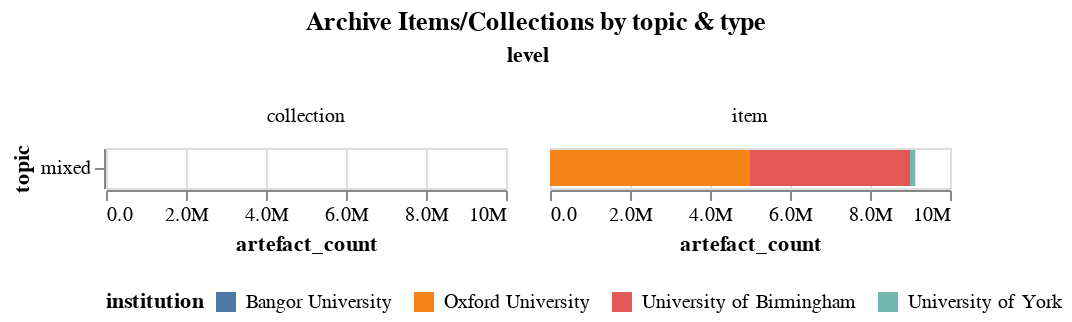

Write notebook code for a chart like this one.
### Code cell
title = alt.TitleParams('Archive Items/Collections by topic & type', anchor='middle')
alt.Chart(archive_artefacts_df,title=title).mark_bar().encode(
        alt.Color('institution:N').legend(orient="bottom", columns=4, titleOrient="left"),
    x='artefact_count:Q',
    tooltip='institution',
    y='topic:N',
    column='level'
).properties(width=200).configure(numberFormat='.2s')

### Figure 1 — Vega-Lite specification as saved in the notebook (floating-point values rounded to 4 significant figures)
{"config": {"view": {"continuousWidth": 300, "continuousHeight": 300}, "numberFormat": ".2s"}, "data": {"name": "data-2bea168b8a82b140718ec268ae905cc1"}, "mark": {"type": "bar"}, "encoding": {"color": {"field": "institution", "legend": {"orient": "bottom", "columns": 4, "titleOrient": "left"}, "type": "nominal"}, "column": {"field": "level", "type": "nominal"}, "tooltip": {"field": "institution", "type": "nominal"}, "x": {"field": "artefact_count", "type": "quantitative"}, "y": {"field": "topic", "type": "nominal"}}, "title": {"text": "Archive Items/Collections by topic & type", "anchor": "middle"}, "width": 200, "$schema": "https://vega.github.io/schema/vega-lite/v5.17.0.json", "datasets": {"data-2bea168b8a82b140718ec268ae905cc1": [{"institution": "Oxford University", "sector": "archive", "institution_type": "university", "topic": "mixed", "type": "archive", "level": "item", "precision": "estimate", "artefact_count": 5000000}, {"institution": "Bangor University", "sector": "archive", "institution_type": "university", "topic": "mixed", "type": "archive", "level": "collection", "precision": "estimate", "artefact_count": 98}, {"institution": "University of York", "sector": "archive", "institution_type": "university", "topic": "mixed", "type": "archive", "level": "item", "precision": "estimate", "artefact_count": 132370}, {"institution": "University of Birmingham", "sector": "archive", "institution_type": "university", "topic": "mixed", "type": "archive", "level": "item", "precision": "estimate", "artefact_count": 4000000}]}}
